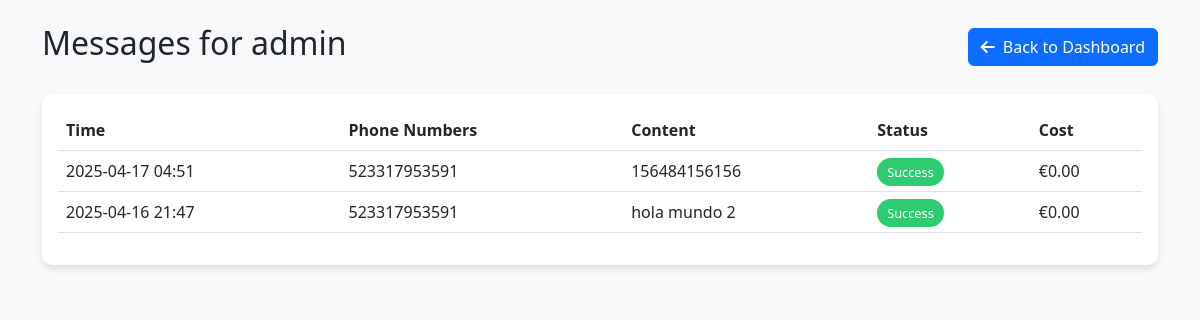
The app's page /admin/user/1/messages (signed in) with its own data.
### app.py (models this page shows, shortened)
class User(UserMixin, db.Model):
    id = db.Column(db.Integer, primary_key=True)
    username = db.Column(db.String(80), unique=True, nullable=False)
    email = db.Column(db.String(120), unique=True, nullable=False)
    password = db.Column(db.String(120), nullable=False)
    credits = db.Column(db.Float, default=0.0)
    is_admin = db.Column(db.Boolean, default=False)
    sms_rate = db.Column(db.Float, default=DEFAULT_SMS_RATE)  # Custom rate per SMS
    role = db.Column(db.String(20), default='user')  # Add role field
    messages = db.relationship('Message', backref='user', lazy=True)

class Message(db.Model):
    id = db.Column(db.Integer, primary_key=True)
    user_id = db.Column(db.Integer, db.ForeignKey('user.id'), nullable=False)
    numbers = db.Column(db.String(500), nullable=False)
    content = db.Column(db.Text, nullable=False)
    status = db.Column(db.String(20), default='pending')
    message_id = db.Column(db.String(50))
    created_at = db.Column(db.DateTime, default=datetime.utcnow)
    cost = db.Column(db.Float, default=0.0)

### app.py (the view)
@app.route('/admin/user/<int:user_id>/messages')
@login_required
def view_user_messages(user_id):
    if not current_user.is_admin:
        return redirect(url_for('dashboard'))
    user = User.query.get_or_404(user_id)
    messages = Message.query.filter_by(user_id=user_id).order_by(Message.created_at.desc()).all()
    return render_template('user_messages.html',
                         user=user,
                         messages=messages)

### app.py (called while the page is built)
@login_manager.user_loader
def load_user(user_id):
    return User.query.get(int(user_id))

### templates/user_messages.html (shortened to what this page needs)
<!DOCTYPE html>
<html lang="en">
<head>
    <link href="https://cdn.jsdelivr.net/npm/bootstrap@5.3.0/dist/css/bootstrap.min.css" rel="stylesheet">
    <link href="https://cdnjs.cloudflare.com/ajax/libs/font-awesome/6.0.0/css/all.min.css" rel="stylesheet">
</head>
<body>
    <div class="container py-4">
        <div class="d-flex justify-content-between align-items-center mb-4">
            <h2>Messages for {{ user.username }}</h2>
            <a href="{{ url_for('admin_dashboard') }}" class="btn btn-primary">
                <i class="fas fa-arrow-left me-2"></i>Back to Dashboard
            </a>
        </div>
        <div class="row">
            <div class="col-12">
                <div class="card">
                    <div class="card-body">
                        <div class="table-responsive">
                            <table class="table table-hover">
                                <thead>
                                    <tr>
                                        <th>Time</th>
                                        <th>Phone Numbers</th>
                                        <th>Content</th>
                                        <th>Status</th>
                                        <th>Cost</th>
                                    </tr>
                                </thead>
                                <tbody>
                                    {% for message in messages %}
                                    <tr class="message-card">
                                        <td>{{ message.created_at.strftime('%Y-%m-%d %H:%M') }}</td>
                                        <td>
                                            <div style="max-width: 200px; white-space: nowrap; overflow: hidden; text-overflow: ellipsis;">
                                                {{ message.numbers }}
                                            </div>
                                        </td>
                                        <td>
                                            <div style="max-width: 300px; white-space: nowrap; overflow: hidden; text-overflow: ellipsis;">
                                                {{ message.content }}
                                            </div>
                                        </td>
                                        <td>
                                            <span class="status-badge status-{{ message.status }}">
                                                {{ message.status|title }}
                                            </span>
                                        </td>
                                        <td>€{{ "%.2f"|format(message.cost) }}</td>
                                    </tr>
                                    {% endfor %}
                                </tbody>
                            </table>
                        </div>
                    </div>
                </div>
            </div>
        </div>
    </div>
</body>
</html>

### templates/user_messages.html (style rules this page uses)
:root { --primary-color: #2c3e50; --secondary-color: #3498db; --accent-color: #e74c3c; --light-bg: #f8f9fa; }
body { background-color: var(--light-bg); font-family: 'Segoe UI', Tahoma, Geneva, Verdana, sans-serif; }
.card { border: none; border-radius: 10px; box-shadow: 0 4px 6px rgba(0, 0, 0, 0.1); margin-bottom: 20px; }
.message-card { transition: transform 0.3s; }
.status-badge { padding: 5px 10px; border-radius: 20px; font-size: 0.8rem; }
.status-success { background-color: #2ecc71; color: white; }

### records on screen
User: username "admin"
Message: created_at "2025-04-17 04:51", numbers "523317953591", content "156484156156", status "Success", cost "0.00"
Message: created_at "2025-04-16 21:47", numbers "523317953591", content "hola mundo 2", status "Success", cost "0.00"
